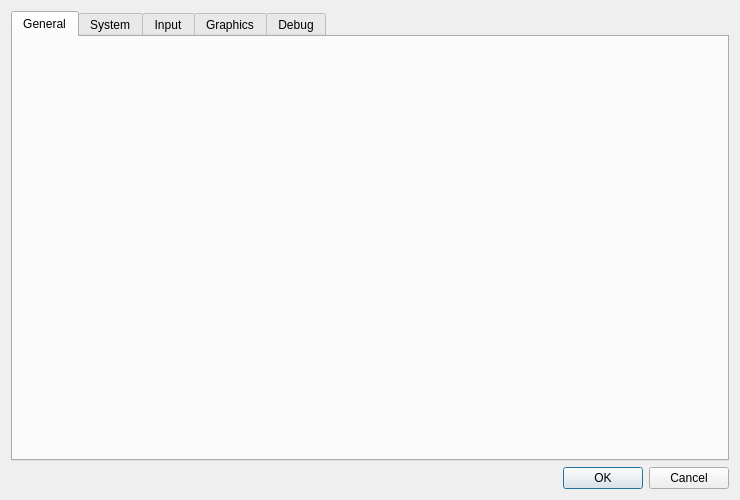
<?xml version="1.0" encoding="UTF-8"?>
<ui version="4.0">
 <class>ConfigureDialog</class>
 <widget class="QDialog" name="ConfigureDialog">
  <property name="geometry">
   <rect>
    <x>0</x>
    <y>0</y>
    <width>740</width>
    <width>460</width>
	<height>500</height>
   </rect>
  </property>
  <property name="windowTitle">
   <string>yuzu Configuration</string>
  </property>
  <layout class="QVBoxLayout" name="verticalLayout">
   <item>
    <widget class="QTabWidget" name="tabWidget">
     <property name="currentIndex">
      <number>4</number>
	  <number>0</number>
     </property>
     <widget class="ConfigureGeneral" name="generalTab">
      <attribute name="title">
       <string>General</string>
      </attribute>
     </widget>
     <widget class="ConfigureSystem" name="systemTab">
      <attribute name="title">
       <string>System</string>
      </attribute>
     </widget>
     <widget class="ConfigureInput" name="inputTab">
      <attribute name="title">
       <string>Input</string>
      </attribute>
     </widget>
      <widget class="ConfigureGraphics" name="graphicsTab">
        <attribute name="title">
          <string>Graphics</string>
        </attribute>
      </widget>
     <widget class="ConfigureDebug" name="debugTab">
      <attribute name="title">
       <string>Debug</string>
      </attribute>
     </widget>
    </widget>
   </item>
   <item>
    <widget class="QDialogButtonBox" name="buttonBox">
     <property name="standardButtons">
      <set>QDialogButtonBox::Cancel|QDialogButtonBox::Ok</set>
     </property>
    </widget>
   </item>
  </layout>
 </widget>
 <customwidgets>
  <customwidget>
   <class>ConfigureGeneral</class>
   <extends>QWidget</extends>
   <header>configuration/configure_general.h</header>
   <container>1</container>
  </customwidget>
  <customwidget>
   <class>ConfigureSystem</class>
   <extends>QWidget</extends>
   <header>configuration/configure_system.h</header>
   <container>1</container>
  </customwidget>
  <customwidget>
   <class>ConfigureDebug</class>
   <extends>QWidget</extends>
   <header>configuration/configure_debug.h</header>
   <container>1</container>
  </customwidget>
  <customwidget>
   <class>ConfigureInput</class>
   <extends>QWidget</extends>
   <header>configuration/configure_input.h</header>
   <container>1</container>
  </customwidget>
  <customwidget>
   <class>ConfigureGraphics</class>
   <extends>QWidget</extends>
   <header>configuration/configure_graphics.h</header>
   <container>1</container>
  </customwidget>
 </customwidgets>
 <resources/>
 <connections>
  <connection>
   <sender>buttonBox</sender>
   <signal>accepted()</signal>
   <receiver>ConfigureDialog</receiver>
   <slot>accept()</slot>
   <hints>
    <hint type="sourcelabel">
     <x>220</x>
     <y>380</y>
    </hint>
    <hint type="destinationlabel">
     <x>220</x>
     <y>200</y>
    </hint>
   </hints>
  </connection>
  <connection>
   <sender>buttonBox</sender>
   <signal>rejected()</signal>
   <receiver>ConfigureDialog</receiver>
   <slot>reject()</slot>
   <hints>
    <hint type="sourcelabel">
     <x>220</x>
     <y>380</y>
    </hint>
    <hint type="destinationlabel">
     <x>220</x>
     <y>200</y>
    </hint>
   </hints>
  </connection>
 </connections>
</ui>
